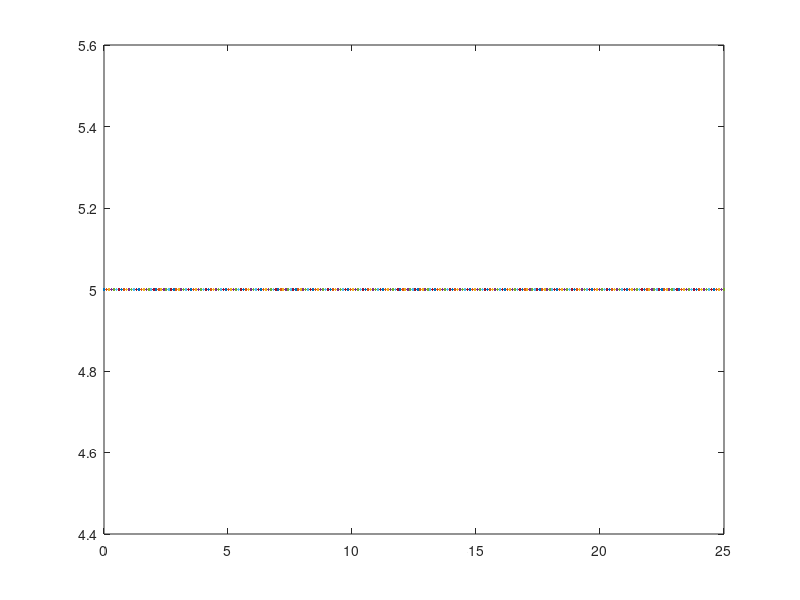

MATLAB code for this plot: (Note: this script raises an error after producing the figure.)
  % Activity: Post Activity Matlab 4
% File: postactivityMAT4.m
% Date:    13 November 2015
% By:      Full Name: Wasiq Siddiqui
%          NetID: wasiq123
% Section: Number: 519
% Team:    Team Number: 12 

    bal = input('What is your initial balance '); %%% Takes the user input for intial balance 
    rate = input('What is your annual interest rate '); %%%Takes user input for rate
    A=zeros(25,1); %%%%Creating a 25 by 1 array
    
    for i = 1:25 %%%% loop for numbers 1-25
    p = (i/100)*bal; %%% Formula
    r = (rate/100)/12;  %%% Formula
    a = 1 - ((r*bal)/p); %%% Formula
    b= -log(a); %%% Formula
    c = 1 + r; %%% Formula
    d = log(c); %%%% Formula
    n = ceil(b/d); %%%%final calculation    
    A(i)=n; %%% Store values of final calculation
    end
    
       %%%%%%Graph
    points = linspace(0,25,250);
    y_values = A(i);
    for i = (1:25);
    
    for j = i
        x = points(i);
        s = 0;
        y_values(i) = s;
    

    plot(points,n);
    title('Credit card balance: %d , APR: %d Created by: Wasiq Siddiqui',bal,rate);
    xlabel('monthly payment(% of original balance)');
    ylabel('months');
    grid on
    end
    
    end
    
    
    
    %fprintf('Percent of initial Balance: %d \n   Number of Months: %d',i,A); %%% Print out 1:25 and final calculations








